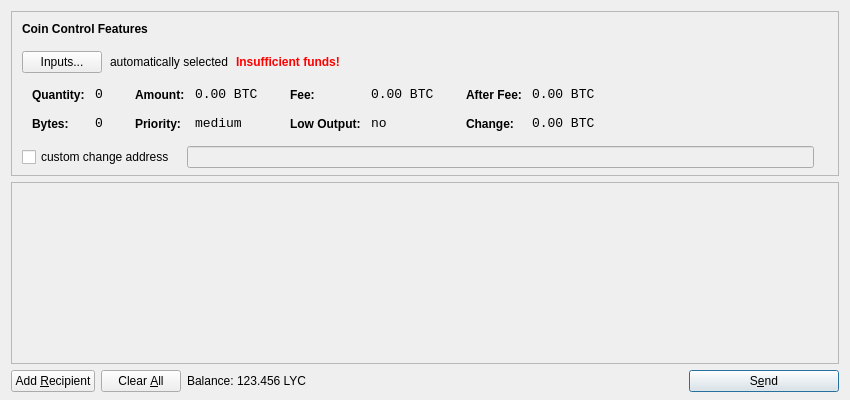
<?xml version="1.0" encoding="UTF-8"?>
<ui version="4.0">
 <class>SendCoinsDialog</class>
 <widget class="QDialog" name="SendCoinsDialog">
  <property name="geometry">
   <rect>
    <x>0</x>
    <y>0</y>
    <width>850</width>
    <height>400</height>
   </rect>
  </property>
  <property name="windowTitle">
   <string>Send Coins</string>
  </property>
  <layout class="QVBoxLayout" name="verticalLayout" stretch="0,1,0">
   <property name="bottomMargin">
    <number>8</number>
   </property>
   <item>
    <widget class="QFrame" name="frameCoinControl">
     <property name="sizePolicy">
      <sizepolicy hsizetype="Expanding" vsizetype="Expanding">
       <horstretch>0</horstretch>
       <verstretch>0</verstretch>
      </sizepolicy>
     </property>
     <property name="maximumSize">
      <size>
       <width>16777215</width>
       <height>16777215</height>
      </size>
     </property>
     <property name="frameShape">
      <enum>QFrame::StyledPanel</enum>
     </property>
     <property name="frameShadow">
      <enum>QFrame::Sunken</enum>
     </property>
     <layout class="QVBoxLayout" name="verticalLayoutCoinControl2">
      <property name="spacing">
       <number>-1</number>
      </property>
      <property name="leftMargin">
       <number>0</number>
      </property>
      <property name="topMargin">
       <number>0</number>
      </property>
      <property name="rightMargin">
       <number>0</number>
      </property>
      <property name="bottomMargin">
       <number>6</number>
      </property>
      <item>
       <layout class="QVBoxLayout" name="verticalLayoutCoinControl" stretch="0,0,0,0,1">
        <property name="spacing">
         <number>0</number>
        </property>
        <property name="leftMargin">
         <number>10</number>
        </property>
        <property name="topMargin">
         <number>10</number>
        </property>
        <item>
         <layout class="QHBoxLayout" name="horizontalLayoutCoinControl1">
          <property name="bottomMargin">
           <number>15</number>
          </property>
          <item>
           <widget class="QLabel" name="labelCoinControlFeatures">
            <property name="sizePolicy">
             <sizepolicy hsizetype="Preferred" vsizetype="Maximum">
              <horstretch>0</horstretch>
              <verstretch>0</verstretch>
             </sizepolicy>
            </property>
            <property name="font">
             <font>
              <weight>75</weight>
              <bold>true</bold>
             </font>
            </property>
            <property name="styleSheet">
             <string notr="true">font-weight:bold;</string>
            </property>
            <property name="text">
             <string>Coin Control Features</string>
            </property>
           </widget>
          </item>
         </layout>
        </item>
        <item>
         <layout class="QHBoxLayout" name="horizontalLayoutCoinControl2" stretch="0,0,0,0">
          <property name="spacing">
           <number>8</number>
          </property>
          <property name="bottomMargin">
           <number>10</number>
          </property>
          <item>
           <widget class="QPushButton" name="pushButtonCoinControl">
            <property name="styleSheet">
             <string notr="true"/>
            </property>
            <property name="text">
             <string>Inputs...</string>
            </property>
           </widget>
          </item>
          <item>
           <widget class="QLabel" name="labelCoinControlAutomaticallySelected">
            <property name="text">
             <string>automatically selected</string>
            </property>
            <property name="margin">
             <number>5</number>
            </property>
           </widget>
          </item>
          <item>
           <widget class="QLabel" name="labelCoinControlInsuffFunds">
            <property name="font">
             <font>
              <weight>75</weight>
              <bold>true</bold>
             </font>
            </property>
            <property name="styleSheet">
             <string notr="true">color:red;font-weight:bold;</string>
            </property>
            <property name="text">
             <string>Insufficient funds!</string>
            </property>
            <property name="margin">
             <number>5</number>
            </property>
           </widget>
          </item>
          <item>
           <spacer name="horizontalSpacerCoinControl">
            <property name="orientation">
             <enum>Qt::Horizontal</enum>
            </property>
            <property name="sizeHint" stdset="0">
             <size>
              <width>40</width>
              <height>1</height>
             </size>
            </property>
           </spacer>
          </item>
         </layout>
        </item>
        <item>
         <widget class="QWidget" name="widgetCoinControl" native="true">
          <property name="sizePolicy">
           <sizepolicy hsizetype="Preferred" vsizetype="Preferred">
            <horstretch>0</horstretch>
            <verstretch>0</verstretch>
           </sizepolicy>
          </property>
          <property name="minimumSize">
           <size>
            <width>0</width>
            <height>0</height>
           </size>
          </property>
          <property name="styleSheet">
           <string notr="true"/>
          </property>
          <layout class="QHBoxLayout" name="horizontalLayoutCoinControl5">
           <property name="margin">
            <number>0</number>
           </property>
           <item>
            <layout class="QHBoxLayout" name="horizontalLayoutCoinControl3" stretch="0,0,0,1">
             <property name="spacing">
              <number>20</number>
             </property>
             <property name="topMargin">
              <number>0</number>
             </property>
             <property name="bottomMargin">
              <number>10</number>
             </property>
             <item>
              <layout class="QFormLayout" name="formLayoutCoinControl1">
               <property name="horizontalSpacing">
                <number>10</number>
               </property>
               <property name="verticalSpacing">
                <number>14</number>
               </property>
               <property name="leftMargin">
                <number>10</number>
               </property>
               <property name="topMargin">
                <number>4</number>
               </property>
               <property name="rightMargin">
                <number>6</number>
               </property>
               <item row="0" column="0">
                <widget class="QLabel" name="labelCoinControlQuantityText">
                 <property name="styleSheet">
                  <string notr="true">font-weight:bold;</string>
                 </property>
                 <property name="text">
                  <string>Quantity:</string>
                 </property>
                 <property name="margin">
                  <number>0</number>
                 </property>
                </widget>
               </item>
               <item row="0" column="1">
                <widget class="QLabel" name="labelCoinControlQuantity">
                 <property name="font">
                  <font>
                   <family>Monospace</family>
                   <pointsize>10</pointsize>
                  </font>
                 </property>
                 <property name="cursor">
                  <cursorShape>IBeamCursor</cursorShape>
                 </property>
                 <property name="contextMenuPolicy">
                  <enum>Qt::ActionsContextMenu</enum>
                 </property>
                 <property name="text">
                  <string notr="true">0</string>
                 </property>
                 <property name="margin">
                  <number>0</number>
                 </property>
                 <property name="textInteractionFlags">
                  <set>Qt::LinksAccessibleByMouse|Qt::TextSelectableByKeyboard|Qt::TextSelectableByMouse</set>
                 </property>
                </widget>
               </item>
               <item row="1" column="0">
                <widget class="QLabel" name="labelCoinControlBytesText">
                 <property name="styleSheet">
                  <string notr="true">font-weight:bold;</string>
                 </property>
                 <property name="text">
                  <string>Bytes:</string>
                 </property>
                </widget>
               </item>
               <item row="1" column="1">
                <widget class="QLabel" name="labelCoinControlBytes">
                 <property name="font">
                  <font>
                   <family>Monospace</family>
                   <pointsize>10</pointsize>
                  </font>
                 </property>
                 <property name="cursor">
                  <cursorShape>IBeamCursor</cursorShape>
                 </property>
                 <property name="contextMenuPolicy">
                  <enum>Qt::ActionsContextMenu</enum>
                 </property>
                 <property name="text">
                  <string notr="true">0</string>
                 </property>
                 <property name="textInteractionFlags">
                  <set>Qt::LinksAccessibleByMouse|Qt::TextSelectableByKeyboard|Qt::TextSelectableByMouse</set>
                 </property>
                </widget>
               </item>
              </layout>
             </item>
             <item>
              <layout class="QFormLayout" name="formLayoutCoinControl2">
               <property name="horizontalSpacing">
                <number>10</number>
               </property>
               <property name="verticalSpacing">
                <number>14</number>
               </property>
               <property name="leftMargin">
                <number>6</number>
               </property>
               <property name="topMargin">
                <number>4</number>
               </property>
               <property name="rightMargin">
                <number>6</number>
               </property>
               <item row="0" column="0">
                <widget class="QLabel" name="labelCoinControlAmountText">
                 <property name="styleSheet">
                  <string notr="true">font-weight:bold;</string>
                 </property>
                 <property name="text">
                  <string>Amount:</string>
                 </property>
                 <property name="margin">
                  <number>0</number>
                 </property>
                </widget>
               </item>
               <item row="0" column="1">
                <widget class="QLabel" name="labelCoinControlAmount">
                 <property name="font">
                  <font>
                   <family>Monospace</family>
                   <pointsize>10</pointsize>
                  </font>
                 </property>
                 <property name="cursor">
                  <cursorShape>IBeamCursor</cursorShape>
                 </property>
                 <property name="contextMenuPolicy">
                  <enum>Qt::ActionsContextMenu</enum>
                 </property>
                 <property name="text">
                  <string notr="true">0.00 BTC</string>
                 </property>
                 <property name="textInteractionFlags">
                  <set>Qt::LinksAccessibleByMouse|Qt::TextSelectableByKeyboard|Qt::TextSelectableByMouse</set>
                 </property>
                </widget>
               </item>
               <item row="1" column="0">
                <widget class="QLabel" name="labelCoinControlPriorityText">
                 <property name="styleSheet">
                  <string notr="true">font-weight:bold;</string>
                 </property>
                 <property name="text">
                  <string>Priority:</string>
                 </property>
                </widget>
               </item>
               <item row="1" column="1">
                <widget class="QLabel" name="labelCoinControlPriority">
                 <property name="font">
                  <font>
                   <family>Monospace</family>
                   <pointsize>10</pointsize>
                  </font>
                 </property>
                 <property name="cursor">
                  <cursorShape>IBeamCursor</cursorShape>
                 </property>
                 <property name="contextMenuPolicy">
                  <enum>Qt::ActionsContextMenu</enum>
                 </property>
                 <property name="text">
                  <string>medium</string>
                 </property>
                 <property name="textInteractionFlags">
                  <set>Qt::LinksAccessibleByMouse|Qt::TextSelectableByKeyboard|Qt::TextSelectableByMouse</set>
                 </property>
                </widget>
               </item>
              </layout>
             </item>
             <item>
              <layout class="QFormLayout" name="formLayoutCoinControl3">
               <property name="horizontalSpacing">
                <number>10</number>
               </property>
               <property name="verticalSpacing">
                <number>14</number>
               </property>
               <property name="leftMargin">
                <number>6</number>
               </property>
               <property name="topMargin">
                <number>4</number>
               </property>
               <property name="rightMargin">
                <number>6</number>
               </property>
               <item row="0" column="0">
                <widget class="QLabel" name="labelCoinControlFeeText">
                 <property name="styleSheet">
                  <string notr="true">font-weight:bold;</string>
                 </property>
                 <property name="text">
                  <string>Fee:</string>
                 </property>
                 <property name="margin">
                  <number>0</number>
                 </property>
                </widget>
               </item>
               <item row="0" column="1">
                <widget class="QLabel" name="labelCoinControlFee">
                 <property name="font">
                  <font>
                   <family>Monospace</family>
                   <pointsize>10</pointsize>
                  </font>
                 </property>
                 <property name="cursor">
                  <cursorShape>IBeamCursor</cursorShape>
                 </property>
                 <property name="contextMenuPolicy">
                  <enum>Qt::ActionsContextMenu</enum>
                 </property>
                 <property name="text">
                  <string notr="true">0.00 BTC</string>
                 </property>
                 <property name="textInteractionFlags">
                  <set>Qt::LinksAccessibleByMouse|Qt::TextSelectableByKeyboard|Qt::TextSelectableByMouse</set>
                 </property>
                </widget>
               </item>
               <item row="1" column="0">
                <widget class="QLabel" name="labelCoinControlLowOutputText">
                 <property name="styleSheet">
                  <string notr="true">font-weight:bold;</string>
                 </property>
                 <property name="text">
                  <string>Low Output:</string>
                 </property>
                </widget>
               </item>
               <item row="1" column="1">
                <widget class="QLabel" name="labelCoinControlLowOutput">
                 <property name="font">
                  <font>
                   <family>Monospace</family>
                   <pointsize>10</pointsize>
                  </font>
                 </property>
                 <property name="cursor">
                  <cursorShape>IBeamCursor</cursorShape>
                 </property>
                 <property name="contextMenuPolicy">
                  <enum>Qt::ActionsContextMenu</enum>
                 </property>
                 <property name="text">
                  <string>no</string>
                 </property>
                 <property name="textInteractionFlags">
                  <set>Qt::LinksAccessibleByMouse|Qt::TextSelectableByKeyboard|Qt::TextSelectableByMouse</set>
                 </property>
                </widget>
               </item>
              </layout>
             </item>
             <item>
              <layout class="QFormLayout" name="formLayoutCoinControl4">
               <property name="horizontalSpacing">
                <number>10</number>
               </property>
               <property name="verticalSpacing">
                <number>14</number>
               </property>
               <property name="leftMargin">
                <number>6</number>
               </property>
               <property name="topMargin">
                <number>4</number>
               </property>
               <property name="rightMargin">
                <number>6</number>
               </property>
               <item row="0" column="0">
                <widget class="QLabel" name="labelCoinControlAfterFeeText">
                 <property name="styleSheet">
                  <string notr="true">font-weight:bold;</string>
                 </property>
                 <property name="text">
                  <string>After Fee:</string>
                 </property>
                 <property name="margin">
                  <number>0</number>
                 </property>
                </widget>
               </item>
               <item row="0" column="1">
                <widget class="QLabel" name="labelCoinControlAfterFee">
                 <property name="font">
                  <font>
                   <family>Monospace</family>
                   <pointsize>10</pointsize>
                  </font>
                 </property>
                 <property name="cursor">
                  <cursorShape>IBeamCursor</cursorShape>
                 </property>
                 <property name="contextMenuPolicy">
                  <enum>Qt::ActionsContextMenu</enum>
                 </property>
                 <property name="text">
                  <string notr="true">0.00 BTC</string>
                 </property>
                 <property name="textInteractionFlags">
                  <set>Qt::LinksAccessibleByMouse|Qt::TextSelectableByKeyboard|Qt::TextSelectableByMouse</set>
                 </property>
                </widget>
               </item>
               <item row="1" column="0">
                <widget class="QLabel" name="labelCoinControlChangeText">
                 <property name="styleSheet">
                  <string notr="true">font-weight:bold;</string>
                 </property>
                 <property name="text">
                  <string>Change:</string>
                 </property>
                </widget>
               </item>
               <item row="1" column="1">
                <widget class="QLabel" name="labelCoinControlChange">
                 <property name="font">
                  <font>
                   <family>Monospace</family>
                   <pointsize>10</pointsize>
                  </font>
                 </property>
                 <property name="cursor">
                  <cursorShape>IBeamCursor</cursorShape>
                 </property>
                 <property name="contextMenuPolicy">
                  <enum>Qt::ActionsContextMenu</enum>
                 </property>
                 <property name="text">
                  <string notr="true">0.00 BTC</string>
                 </property>
                 <property name="textInteractionFlags">
                  <set>Qt::LinksAccessibleByMouse|Qt::TextSelectableByKeyboard|Qt::TextSelectableByMouse</set>
                 </property>
                </widget>
               </item>
              </layout>
             </item>
            </layout>
           </item>
          </layout>
         </widget>
        </item>
        <item>
         <layout class="QHBoxLayout" name="horizontalLayoutCoinControl4" stretch="0,0,0">
          <property name="spacing">
           <number>12</number>
          </property>
          <property name="sizeConstraint">
           <enum>QLayout::SetDefaultConstraint</enum>
          </property>
          <property name="topMargin">
           <number>5</number>
          </property>
          <property name="rightMargin">
           <number>5</number>
          </property>
          <item>
           <widget class="QCheckBox" name="checkBoxCoinControlChange">
            <property name="text">
             <string>custom change address</string>
            </property>
           </widget>
          </item>
          <item>
           <widget class="QLineEdit" name="lineEditCoinControlChange">
            <property name="enabled">
             <bool>false</bool>
            </property>
            <property name="sizePolicy">
             <sizepolicy hsizetype="Expanding" vsizetype="Fixed">
              <horstretch>0</horstretch>
              <verstretch>0</verstretch>
             </sizepolicy>
            </property>
           </widget>
          </item>
          <item>
           <widget class="QLabel" name="labelCoinControlChangeLabel">
            <property name="sizePolicy">
             <sizepolicy hsizetype="Preferred" vsizetype="Expanding">
              <horstretch>0</horstretch>
              <verstretch>0</verstretch>
             </sizepolicy>
            </property>
            <property name="minimumSize">
             <size>
              <width>0</width>
              <height>0</height>
             </size>
            </property>
            <property name="text">
             <string/>
            </property>
            <property name="margin">
             <number>3</number>
            </property>
           </widget>
          </item>
         </layout>
        </item>
        <item>
         <spacer name="verticalSpacerCoinControl">
          <property name="orientation">
           <enum>Qt::Vertical</enum>
          </property>
          <property name="sizeHint" stdset="0">
           <size>
            <width>800</width>
            <height>1</height>
           </size>
          </property>
         </spacer>
        </item>
       </layout>
      </item>
     </layout>
    </widget>
   </item>
   <item>
    <widget class="QScrollArea" name="scrollArea">
     <property name="widgetResizable">
      <bool>true</bool>
     </property>
     <widget class="QWidget" name="scrollAreaWidgetContents">
      <property name="geometry">
       <rect>
        <x>0</x>
        <y>0</y>
        <width>830</width>
        <height>165</height>
       </rect>
      </property>
      <layout class="QVBoxLayout" name="verticalLayout_2">
       <property name="margin">
        <number>0</number>
       </property>
       <item>
        <layout class="QVBoxLayout" name="entries">
         <property name="spacing">
          <number>6</number>
         </property>
        </layout>
       </item>
       <item>
        <spacer name="verticalSpacer">
         <property name="orientation">
          <enum>Qt::Vertical</enum>
         </property>
         <property name="sizeHint" stdset="0">
          <size>
           <width>20</width>
           <height>40</height>
          </size>
         </property>
        </spacer>
       </item>
      </layout>
     </widget>
    </widget>
   </item>
   <item>
    <layout class="QHBoxLayout" name="horizontalLayout">
     <item>
      <widget class="QPushButton" name="addButton">
       <property name="toolTip">
        <string>Send to multiple recipients at once</string>
       </property>
       <property name="text">
        <string>Add &amp;Recipient</string>
       </property>
       <property name="icon">
        <iconset resource="../bitcoin.qrc">
         <normaloff>:/icons/add</normaloff>:/icons/add</iconset>
       </property>
       <property name="autoDefault">
        <bool>false</bool>
       </property>
      </widget>
     </item>
     <item>
      <widget class="QPushButton" name="clearButton">
       <property name="sizePolicy">
        <sizepolicy hsizetype="Minimum" vsizetype="Fixed">
         <horstretch>0</horstretch>
         <verstretch>0</verstretch>
        </sizepolicy>
       </property>
       <property name="toolTip">
        <string>Remove all transaction fields</string>
       </property>
       <property name="text">
        <string>Clear &amp;All</string>
       </property>
       <property name="icon">
        <iconset resource="../bitcoin.qrc">
         <normaloff>:/icons/remove</normaloff>:/icons/remove</iconset>
       </property>
       <property name="autoRepeatDelay">
        <number>300</number>
       </property>
       <property name="autoDefault">
        <bool>false</bool>
       </property>
      </widget>
     </item>
     <item>
      <layout class="QHBoxLayout" name="horizontalLayout_2">
       <property name="spacing">
        <number>3</number>
       </property>
       <item>
        <widget class="QLabel" name="label">
         <property name="text">
          <string>Balance:</string>
         </property>
        </widget>
       </item>
       <item>
        <widget class="QLabel" name="labelBalance">
         <property name="cursor">
          <cursorShape>IBeamCursor</cursorShape>
         </property>
         <property name="text">
          <string>123.456 LYC</string>
         </property>
         <property name="textInteractionFlags">
          <set>Qt::LinksAccessibleByMouse|Qt::TextSelectableByKeyboard|Qt::TextSelectableByMouse</set>
         </property>
        </widget>
       </item>
      </layout>
     </item>
     <item>
      <spacer name="horizontalSpacer">
       <property name="orientation">
        <enum>Qt::Horizontal</enum>
       </property>
       <property name="sizeHint" stdset="0">
        <size>
         <width>40</width>
         <height>20</height>
        </size>
       </property>
      </spacer>
     </item>
     <item>
      <widget class="QPushButton" name="sendButton">
       <property name="minimumSize">
        <size>
         <width>150</width>
         <height>0</height>
        </size>
       </property>
       <property name="toolTip">
        <string>Confirm the send action</string>
       </property>
       <property name="text">
        <string>S&amp;end</string>
       </property>
       <property name="icon">
        <iconset resource="../bitcoin.qrc">
         <normaloff>:/icons/send</normaloff>:/icons/send</iconset>
       </property>
       <property name="default">
        <bool>true</bool>
       </property>
      </widget>
     </item>
    </layout>
   </item>
  </layout>
 </widget>
 <resources>
  <include location="../bitcoin.qrc"/>
 </resources>
 <connections/>
</ui>
